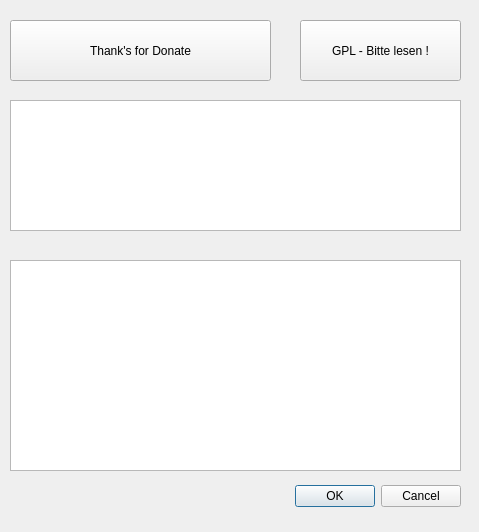
<?xml version="1.0" encoding="UTF-8"?>
<ui version="4.0">
 <class>SpendenDialog</class>
 <widget class="QDialog" name="SpendenDialog">
  <property name="windowModality">
   <enum>Qt::ApplicationModal</enum>
  </property>
  <property name="geometry">
   <rect>
    <x>0</x>
    <y>0</y>
    <width>479</width>
    <height>532</height>
   </rect>
  </property>
  <property name="windowTitle">
   <string>Willkommen</string>
  </property>
  <widget class="QDialogButtonBox" name="buttonBox">
   <property name="geometry">
    <rect>
     <x>250</x>
     <y>480</y>
     <width>211</width>
     <height>32</height>
    </rect>
   </property>
   <property name="orientation">
    <enum>Qt::Horizontal</enum>
   </property>
   <property name="standardButtons">
    <set>QDialogButtonBox::Cancel|QDialogButtonBox::Ok</set>
   </property>
  </widget>
  <widget class="QPushButton" name="pushButton">
   <property name="geometry">
    <rect>
     <x>10</x>
     <y>20</y>
     <width>261</width>
     <height>61</height>
    </rect>
   </property>
   <property name="autoFillBackground">
    <bool>true</bool>
   </property>
   <property name="styleSheet">
    <string notr="true"/>
   </property>
   <property name="text">
    <string>Thank's for Donate</string>
   </property>
   <property name="icon">
    <iconset>
     <disabledon>:/data/pics/donate.png</disabledon>
    </iconset>
   </property>
   <property name="iconSize">
    <size>
     <width>120</width>
     <height>120</height>
    </size>
   </property>
   <property name="autoDefault">
    <bool>false</bool>
   </property>
  </widget>
  <widget class="QTextBrowser" name="textBrowser">
   <property name="geometry">
    <rect>
     <x>10</x>
     <y>100</y>
     <width>451</width>
     <height>131</height>
    </rect>
   </property>
   <property name="tabChangesFocus">
    <bool>true</bool>
   </property>
   <property name="html">
    <string>&lt;!DOCTYPE HTML PUBLIC &quot;-//W3C//DTD HTML 4.0//EN&quot; &quot;http://www.w3.org/TR/REC-html40/strict.dtd&quot;&gt;
&lt;html&gt;&lt;head&gt;&lt;meta name=&quot;qrichtext&quot; content=&quot;1&quot; /&gt;&lt;style type=&quot;text/css&quot;&gt;
p, li { white-space: pre-wrap; }
&lt;/style&gt;&lt;/head&gt;&lt;body style=&quot; font-family:'Sans'; font-size:10pt; font-weight:400; font-style:normal;&quot;&gt;
&lt;p style=&quot;-qt-paragraph-type:empty; margin-top:0px; margin-bottom:0px; margin-left:0px; margin-right:0px; -qt-block-indent:0; text-indent:0px;&quot;&gt;&lt;br /&gt;&lt;/p&gt;&lt;/body&gt;&lt;/html&gt;</string>
   </property>
  </widget>
  <widget class="QTextBrowser" name="textBrowser_2">
   <property name="geometry">
    <rect>
     <x>10</x>
     <y>260</y>
     <width>451</width>
     <height>211</height>
    </rect>
   </property>
   <property name="readOnly">
    <bool>false</bool>
   </property>
   <property name="html">
    <string>&lt;!DOCTYPE HTML PUBLIC &quot;-//W3C//DTD HTML 4.0//EN&quot; &quot;http://www.w3.org/TR/REC-html40/strict.dtd&quot;&gt;
&lt;html&gt;&lt;head&gt;&lt;meta name=&quot;qrichtext&quot; content=&quot;1&quot; /&gt;&lt;style type=&quot;text/css&quot;&gt;
p, li { white-space: pre-wrap; }
&lt;/style&gt;&lt;/head&gt;&lt;body style=&quot; font-family:'Sans'; font-size:10pt; font-weight:400; font-style:normal;&quot;&gt;
&lt;p style=&quot;-qt-paragraph-type:empty; margin-top:0px; margin-bottom:0px; margin-left:0px; margin-right:0px; -qt-block-indent:0; text-indent:0px;&quot;&gt;&lt;br /&gt;&lt;/p&gt;&lt;/body&gt;&lt;/html&gt;</string>
   </property>
  </widget>
  <widget class="QPushButton" name="pushButton_2">
   <property name="geometry">
    <rect>
     <x>300</x>
     <y>20</y>
     <width>161</width>
     <height>61</height>
    </rect>
   </property>
   <property name="text">
    <string>GPL - Bitte lesen !</string>
   </property>
  </widget>
 </widget>
 <resources/>
 <connections>
  <connection>
   <sender>buttonBox</sender>
   <signal>accepted()</signal>
   <receiver>SpendenDialog</receiver>
   <slot>accept()</slot>
   <hints>
    <hint type="sourcelabel">
     <x>248</x>
     <y>254</y>
    </hint>
    <hint type="destinationlabel">
     <x>157</x>
     <y>274</y>
    </hint>
   </hints>
  </connection>
  <connection>
   <sender>buttonBox</sender>
   <signal>rejected()</signal>
   <receiver>SpendenDialog</receiver>
   <slot>reject()</slot>
   <hints>
    <hint type="sourcelabel">
     <x>316</x>
     <y>260</y>
    </hint>
    <hint type="destinationlabel">
     <x>286</x>
     <y>274</y>
    </hint>
   </hints>
  </connection>
 </connections>
</ui>
